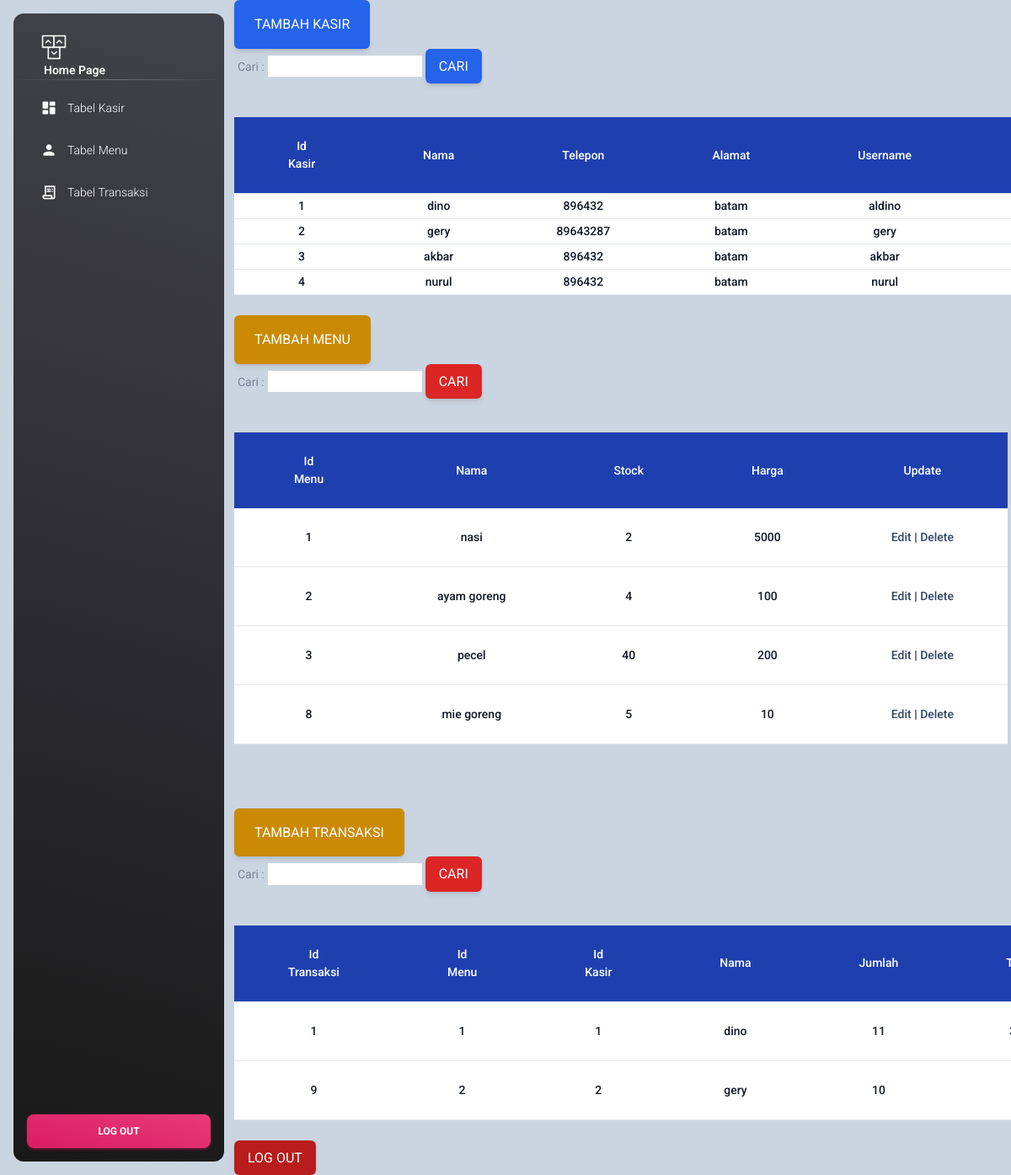
Page /save.php on the committed database.
### tables this page shows
CREATE TABLE `kasir` (
  `idkasir` int(11) NOT NULL,
  `nama` varchar(100) NOT NULL,
  `tlp` int(11) NOT NULL,
  `alamat` varchar(100) NOT NULL,
  `username` varchar(100) NOT NULL,
  `password` varchar(100) NOT NULL,
  `akses` varchar(100) NOT NULL
);

CREATE TABLE `menu` (
  `idmenu` int(11) NOT NULL,
  `nama` varchar(100) NOT NULL,
  `stock` int(11) NOT NULL,
  `harga` int(11) NOT NULL
);

CREATE TABLE `transaksi` (
  `idtransaksi` int(11) NOT NULL,
  `idmenu` int(11) NOT NULL,
  `idkasir` int(11) NOT NULL,
  `nama` varchar(100) NOT NULL,
  `jumlah` int(11) NOT NULL,
  `total` int(11) NOT NULL
);

### save.php (the view, shortened to what this page needs)
<?php
include_once("../config/config.php");
?>
<html>
<head>
    <link rel="stylesheet" href="../public/css/style.css"	>
<link href="./aset/css/nucleo-icons.css" rel="stylesheet" />
<link href="./aset/css/nucleo-svg.css" rel="stylesheet" />
<link id="pagestyle" href="../aset/css/material-dashboard.css?v=3.0.4" rel="stylesheet" />
</head>
<body class="g-sidenav-show" >
<div class="bg-slate-300 py-25 px-1 min-h-screen ">
<aside class="sidenav navbar navbar-vertical navbar-expand-xs border-0 border-radius-xl my-3 fixed-start ms-3   bg-gradient-dark" id="sidenav-main">
<div class="sidenav-header">
  <a class="navbar-brand m-0" href="" target="_blank">
    <img src="../aset/img/logo-ct.png" class="navbar-brand-img h-100" alt="main_logo">
    <span class="ms-1 font-weight-bold text-white">Home Page</span>
  </a>
</div>
<hr class="horizontal light mt-0 mb-2">
<div class="collapse navbar-collapse  w-auto " id="sidenav-collapse-main">
  <ul class="navbar-nav">
<li class="nav-item">
<a class="nav-link text-white " href="./login/homepage.php">
    <div class="text-white text-center me-2 d-flex align-items-center justify-content-center">
      <i class="material-icons opacity-10">dashboard</i>
    </div>
  <span class="nav-link-text ms-1">Tabel Kasir</span>
</a>
</li>
<li class="nav-item">
<a class="nav-link text-white " href="./tables.html">
    <div class="text-white text-center me-2 d-flex align-items-center justify-content-center">
      <i class="material-icons opacity-10">person</i>
    </div>
  <span class="nav-link-text ms-1">Tabel Menu</span>
</a>
</li>
<li class="nav-item">
<a class="nav-link text-white " href="./virtual-reality.html">
    <div class="text-white text-center me-2 d-flex align-items-center justify-content-center">
      <i class="material-icons opacity-10">receipt_long</i>
    </div>
  <span class="nav-link-text ms-1">Tabel Transaksi</span>
</a>
</li>
<div class="sidenav-footer position-absolute w-100 bottom-0 ">
    <div class="mx-3">
      <a class="btn bg-gradient-primary mt-4 w-100" href="#" type="button">Log Out</a>
    </div>
  </div>
</aside>
<main class="main-content border-radius-lg ">
<a
            href="../public/kasir/add.php"
            type="submit"
            class="inline-block px-4 py-3 bg-blue-600 text-white uppercase rounded shadow-md hover:bg-blue-700 hover:shadow-lg focus:bg-blue-700 focus:shadow-lg focus:outline-none focus:ring-0 active:bg-blue-800 active:shadow-lg"
            data-mdb-ripple="true"
            data-mdb-ripple-color="light">
            Tambah Kasir
          </a>
<form method="get">
    <label>Cari :</label>
    <input type="text" name="cari">
    <input
            name="cari"
            href="../public/kasir/add.php"
            type="submit"
            value="Cari"
            class="inline-block px-3 py-2 bg-blue-600 text-white uppercase rounded shadow-md hover:bg-blue-700 hover:shadow-lg focus:bg-blue-700 focus:shadow-lg focus:outline-none focus:ring-0 active:bg-blue-800 active:shadow-lg"
            data-mdb-ripple="true"
            data-mdb-ripple-color="light">
</form>
<div name="kolom1">
 <div class="flex flex-col">
  <div class="overflow-x-auto sm:-mx-6 lg:-mx-8">
    <div class="py-4 inline-block min-w-full sm:px-6 lg:px-8">
      <div class="overflow-hidden">
    <table class="min-w-full text-center">
    <thead class="border-b bg-blue-800">
    <tr>
     <th scope="col" class="text-sm font-medium text-white px-6 py-4">Id Kasir</th>
     <th scope="col" class="text-sm font-medium text-white px-6 py-4">Nama</th>
     <th scope="col" class="text-sm font-medium text-white px-6 py-4">Telepon</th>
     <th scope="col" class="text-sm font-medium text-white px-6 py-4">Alamat</th>
     <th scope="col" class="text-sm font-medium text-white px-6 py-4">Username</th>
     <th scope="col" class="text-sm font-medium text-white px-6 py-4">Password</th>
    </tr>
    </thead>
<tbody>
    <?php
    if(isset($_GET['cari'])){
        $cari = $_GET['cari'];
        $result = mysqli_query($mysqli,"select * from kasir where idkasir Like '%".$cari."%'");
    }  else{
        $result = mysqli_query($mysqli, "SELECT * FROM kasir ORDER BY idkasir asc");
    }
    while($user_data = mysqli_fetch_array($result)) {
        echo "<tr class='bg-white border-b' >";
        echo "<td class='px-1 py-1 whitespace-nowrap text-sm font-medium text-gray-900' >".$idkasir = $user_data['idkasir']."</td>";
		    echo "<td class='px-1 py-1 whitespace-nowrap text-sm font-medium text-gray-900'>".$nama =$user_data['nama']."</td>";
		    echo "<td class='px-1 py-1 whitespace-nowrap text-sm font-medium text-gray-900'>".$tlp = $user_data['tlp']."</td>";
		    echo "<td class='px-1 py-1 whitespace-nowrap text-sm font-medium text-gray-900'>".$alamat = $user_data['alamat']."</td>";
	    	echo "<td class='px-1 py-1 whitespace-nowrap text-sm font-medium text-gray-900'>".$username = $user_data['username']."</td>";
            echo "<td class='px-1 py-1 whitespace-nowrap text-sm font-medium
            text-gray-900'>".$password = $user_data['password']."</td>";
            echo "<td class='px-1 py-1 whitespace-nowrap text-sm font-medium
            text-gray-900'><a  href='edit.php?idkasir=$user_data[idkasir]'>Edit</a> | <a href='delete.php?idkasir=$user_data[idkasir]'>Delete</a></td></tr>";
    }
    ?>
</tbody>
    </table>
      </div>
    </div>
  </div>
 </div>
</div>
    <a href="../public/menu/add.php"
            type="submit"
            class="inline-block px-4 py-3 bg-yellow-600 text-white uppercase rounded shadow-md hover:bg-yellow-700 hover:shadow-lg focus:bg-yellow-700 focus:shadow-lg focus:outline-none focus:ring-0 active:bg-yellow-800 active:shadow-lg"
            data-mdb-ripple="true"
            data-mdb-ripple-color="light">
            Tambah Menu
          </a>
<form method="get">
    <label>Cari :</label>
    <input type="text" name="cari1">
    <input
            name="cari1"
            href="../public/menu/add.php"
            type="submit"
            value="Cari"
            class="inline-block px-3 py-2 bg-red-600 text-white uppercase rounded shadow-md hover:bg-red-700 hover:shadow-lg focus:bg-red-700 focus:shadow-lg focus:outline-none focus:ring-0 active:bg-red-800 active:shadow-lg"
            data-mdb-ripple="true"
            data-mdb-ripple-color="light">
</form>
    <div class="flex flex-col">
  <div class="overflow-x-auto sm:-mx-6 lg:-mx-8">
    <div class="py-4 inline-block min-w-full sm:px-6 lg:px-8">
      <div class="overflow-hidden">
    <table class="min-w-full text-center">
    <thead class="border-b bg-blue-800">
    <tr>
     <th scope="col" class="text-sm font-medium text-white px-6 py-4">Id Menu</th>
     <th scope="col" class="text-sm font-medium text-white px-6 py-4">Nama</th>
     <th scope="col" class="text-sm font-medium text-white px-6 py-4">Stock</th>
     <th scope="col" class="text-sm font-medium text-white px-6 py-4">Harga</th>
     <th scope="col" class="text-sm font-medium text-white px-6 py-4">Update</th>
    </tr>
    <?php
        if(isset($_GET['cari1'])){
            $cari1 = $_GET['cari1'];
            $result1 = mysqli_query($mysqli,"select * from menu where idmenu Like '%".$cari1."%'");
        } else{
            $result1 = mysqli_query($mysqli, "SELECT * FROM menu ORDER BY idmenu ASC");
        }
    while($user_data1 = mysqli_fetch_array($result1)) {
        echo "<tr class='bg-white border-b'>";
        echo "<td class='px-6 py-4 whitespace-nowrap text-sm font-medium text-gray-900'>".$idmenu = $user_data1['idmenu']."</td>";
		echo "<td class='px-6 py-4 whitespace-nowrap text-sm font-medium text-gray-900'>".$nama =$user_data1['nama']."</td>";
        echo "<td class='px-6 py-4 whitespace-nowrap text-sm font-medium text-gray-900'>".$stock = $user_data1['stock']."</td>";
		echo "<td class='px-6 py-4 whitespace-nowrap text-sm font-medium text-gray-900'>".$harga = $user_data1['harga']."</td>";
        echo "<td class='px-6 py-4 whitespace-nowrap text-sm font-medium text-gray-900'><a  href=' ../public/menu/edit.php?idmenu=$user_data1[idmenu]'>Edit</a> | <a href='../public/menu/delete.php?idmenu=$user_data1[idmenu]'>Delete</a></td></tr>";
    }
    ?>
    </thead>
    </table>
      </div>
    </div>
  </div>
    </div>
    <br>
    <br>
    <a
            href="../public/transaksi/add.php"
            type="submit"
            class="inline-block px-4 py-3 bg-yellow-600 text-white uppercase rounded shadow-md hover:bg-yellow-700 hover:shadow-lg focus:bg-yellow-700 focus:shadow-lg focus:outline-none focus:ring-0 active:bg-yellow-800 active:shadow-lg"
            data-mdb-ripple="true"
            data-mdb-ripple-color="light">
            Tambah Transaksi
          </a>
<form method="get">
    <label>Cari :</label>
    <input type="text" name="cari2">
    <input
            name="cari2"
            href="../public/transaksi/add.php"
            type="submit"
            value="Cari"
            class="inline-block px-3 py-2 bg-red-600 text-white uppercase rounded shadow-md hover:bg-red-700 hover:shadow-lg focus:bg-red-700  focus:shadow-lg focus:outline-none focus:ring-0 active:bg-red-800 active:shadow-lg"
            data-mdb-ripple="true"
            data-mdb-ripple-color="light">
</form>
<div class="flex flex-col">
  <div class="overflow-x-auto sm:-mx-6 lg:-mx-8">
    <div class="py-4 inline-block min-w-full sm:px-6 lg:px-8">
      <div class="overflow-hidden">
    <table class="min-w-full text-center">
    <thead class="border-b bg-blue-800">
    <tr>
     <th scope="col" class="text-sm font-medium text-white px-6 py-4">Id Transaksi</th>
     <th scope="col" class="text-sm font-medium text-white px-6 py-4">Id Menu</th>
     <th scope="col" class="text-sm font-medium text-white px-6 py-4">Id Kasir</th>
     <th scope="col" class="text-sm font-medium text-white px-6 py-4">Nama</th>
     <th scope="col" class="text-sm font-medium text-white px-6 py-4">Jumlah</th>
     <th scope="col" class="text-sm font-medium text-white px-6 py-4">Total</th>
    </tr>
    </thead>
    <tbody>
    <?php
    if(isset($_GET['cari2'])){
        $cari2 = $_GET['cari2'];
        $result3 = mysqli_query($mysqli,"select * from transaksi where idtransaksi Like '%".$cari2."%'");
    } else{
        $result3 = mysqli_query($mysqli, "SELECT * FROM transaksi ORDER BY idtransaksi ASC");
    }
    while($user_data3 = mysqli_fetch_array($result3)) {
        echo "<tr class='bg-white border-b' >";
        echo "<td class='px-6 py-4 whitespace-nowrap text-sm font-medium text-gray-900'>".$idtransaksi = $user_data3['idtransaksi']."</td>";
		echo "<td class='px-6 py-4 whitespace-nowrap text-sm font-medium text-gray-900'>".$idmenu =$user_data3['idmenu']."</td>";
		echo "<td class='px-6 py-4 whitespace-nowrap text-sm font-medium text-gray-900'>".$idkasir = $user_data3['idkasir']."</td>";
		echo "<td class='px-6 py-4 whitespace-nowrap text-sm font-medium text-gray-900'>".$nama = $user_data3['nama']."</td>";
		echo "<td class='px-6 py-4 whitespace-nowrap text-sm font-medium text-gray-900'>".$jumlah = $user_data3['jumlah']."</td>";
		echo "<td class='px-6 py-4 whitespace-nowrap text-sm font-medium text-gray-900'>".$total = $user_data3['total']."</td>";
    }
    ?>
    </tbody>
    </table>
      </div>
    </div>
  </div>
</div>
<a
            href="../login/logout.php"
            type="submit"
            class="inline-block px-3 py-2 bg-red-700 text-white uppercase rounded shadow-md hover:bg-red-800 hover:shadow-lg focus:bg-red-800 focus:shadow-lg focus:outline-none focus:ring-0 active:bg-red-900 active:shadow-lg"
            data-mdb-ripple="true"
            data-mdb-ripple-color="light">
            Log Out
          </a>
</div>
</body>
</html>
</html>

### public/css/style.css (style rules this page uses)
html { line-height: 1.5; -webkit-text-size-adjust: 100%; -moz-tab-size: 4; -o-tab-size: 4; tab-size: 4; font-family: ui-sans-serif, system-ui, -apple-system, BlinkMacSystemFont, "Segoe UI", Roboto, "Helvetica Neue", Arial, "Noto Sans", sans-serif, "Apple Color Emoji", "Segoe UI Emoji", "Segoe UI Symbol", "Noto Color Emoji"; }
body { margin: 0; line-height: inherit; }
hr { height: 0; color: inherit; border-top-width: 1px; }
a { color: inherit; text-decoration: inherit; }
table { text-indent: 0; border-color: inherit; border-collapse: collapse; }
button, input, optgroup, select, textarea { font-family: inherit; font-size: 100%; line-height: inherit; color: inherit; margin: 0; padding: 0; }
button, [type='button'], [type='reset'], [type='submit'] { -webkit-appearance: button; background-color: transparent; background-image: none; }
blockquote, dl, dd, h1, h2, h3, h4, h5, h6, hr, figure, p, pre { margin: 0; }
ol, ul, menu { list-style: none; margin: 0; padding: 0; }
input::placeholder, textarea::placeholder { opacity: 1; color: #9ca3af; }
img, svg, video, canvas, audio, iframe, embed, object { display: block; vertical-align: middle; }
img, video { max-width: 100%; height: auto; }
.bottom-0 { bottom: 0px; }
.m-0 { margin: 0px; }
.my-3 { margin-top: 0.75rem; margin-bottom: 0.75rem; }
.mx-3 { margin-left: 0.75rem; margin-right: 0.75rem; }
.mb-2 { margin-bottom: 0.5rem; }
.mt-0 { margin-top: 0px; }
.mt-4 { margin-top: 1rem; }
.inline-block { display: inline-block; }
.flex { display: flex; }
.min-h-screen { min-height: 100vh; }
.w-auto { width: auto; }
.min-w-full { min-width: 100%; }
.flex-col { flex-direction: column; }
.overflow-hidden { overflow: hidden; }
.overflow-x-auto { overflow-x: auto; }
.whitespace-nowrap { white-space: nowrap; }
.rounded { border-radius: 0.25rem; }
.border-0 { border-width: 0px; }
.border-b { border-bottom-width: 1px; }
.bg-white { --tw-bg-opacity: 1; background-color: rgb(255 255 255 / var(--tw-bg-opacity)); }
.bg-blue-600 { --tw-bg-opacity: 1; background-color: rgb(37 99 235 / var(--tw-bg-opacity)); }
.bg-slate-300 { --tw-bg-opacity: 1; background-color: rgb(203 213 225 / var(--tw-bg-opacity)); }
.bg-yellow-600 { --tw-bg-opacity: 1; background-color: rgb(202 138 4 / var(--tw-bg-opacity)); }
.bg-red-600 { --tw-bg-opacity: 1; background-color: rgb(220 38 38 / var(--tw-bg-opacity)); }
.bg-blue-800 { --tw-bg-opacity: 1; background-color: rgb(30 64 175 / var(--tw-bg-opacity)); }
.bg-red-700 { --tw-bg-opacity: 1; background-color: rgb(185 28 28 / var(--tw-bg-opacity)); }
.px-3 { padding-left: 0.75rem; padding-right: 0.75rem; }
.py-2 { padding-top: 0.5rem; padding-bottom: 0.5rem; }
.px-1 { padding-left: 0.25rem; padding-right: 0.25rem; }
.px-4 { padding-left: 1rem; padding-right: 1rem; }
.py-3 { padding-top: 0.75rem; padding-bottom: 0.75rem; }
.py-4 { padding-top: 1rem; padding-bottom: 1rem; }
.px-6 { padding-left: 1.5rem; padding-right: 1.5rem; }
.py-1 { padding-top: 0.25rem; padding-bottom: 0.25rem; }
.text-center { text-align: center; }
.text-sm { font-size: 0.875rem; line-height: 1.25rem; }
.font-medium { font-weight: 500; }
.uppercase { text-transform: uppercase; }
.text-white { --tw-text-opacity: 1; color: rgb(255 255 255 / var(--tw-text-opacity)); }
.text-gray-900 { --tw-text-opacity: 1; color: rgb(17 24 39 / var(--tw-text-opacity)); }
.opacity-10 { opacity: 0.1; }
.shadow-md { --tw-shadow: 0 4px 6px -1px rgb(0 0 0 / 0.1), 0 2px 4px -2px rgb(0 0 0 / 0.1); --tw-shadow-colored: 0 4px 6px -1px var(--tw-shadow-color), 0 2px 4px -2px var(--tw-shadow-color); box-shadow: var(--tw-ring-offset-shadow, 0 0 #0000), var(--tw-ring-shadow, 0 0 #0000), var(--tw-shadow); }
@media (min-width: 640px) { .sm\:-mx-6 { margin-left: -1.5rem; margin-right: -1.5rem; } }
@media (min-width: 640px) { .sm\:px-6 { padding-left: 1.5rem; padding-right: 1.5rem; } }
@media (min-width: 1024px) { .lg\:-mx-8 { margin-left: -2rem; margin-right: -2rem; } }
@media (min-width: 1024px) { .lg\:px-8 { padding-left: 2rem; padding-right: 2rem; } }

### rows in the picture
kasir: idkasir "1", nama "dino", tlp "896432", alamat "batam", username "aldino"
kasir: idkasir "2", nama "gery", tlp "89643287", alamat "batam", username "gery"
kasir: idkasir "3", nama "akbar", tlp "896432", alamat "batam", username "akbar"
kasir: idkasir "4", nama "nurul", tlp "896432", alamat "batam", username "nurul"
menu: idmenu "1", nama "nasi", stock "2", harga "5000"
menu: idmenu "2", nama "ayam goreng", stock "4", harga "100"
menu: idmenu "3", nama "pecel", stock "40", harga "200"
menu: idmenu "8", nama "mie goreng", stock "5", harga "10"
transaksi: idtransaksi "1", idmenu "1", idkasir "1", nama "dino", jumlah "11"
transaksi: idtransaksi "9", idmenu "2", idkasir "2", nama "gery", jumlah "10"
